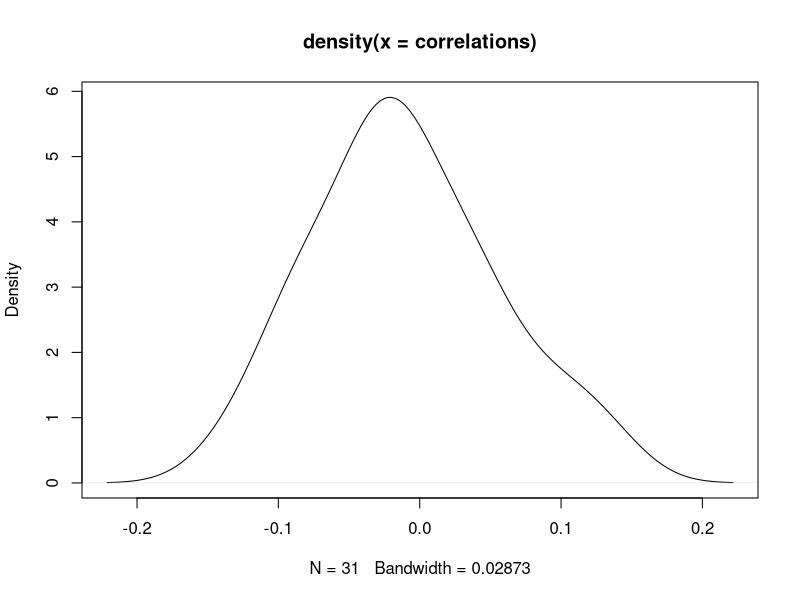

Here is the R script that generated this plot:
# Task 2. read data
cpu <- read.csv(file="cpu.csv", header=TRUE, sep=";")
mem <- read.csv(file="mem.csv", header=TRUE, sep=";")
energy <- read.csv(file="energy.csv", header=FALSE, sep=";") # why do we need this?
net <- read.csv(file="net.csv", header=TRUE, sep=";")

# Task 3. convert data frame to matrix
cpu = data.matrix(cpu) 
net = data.matrix(net) 
mem = data.matrix(mem)
# indexing: cpu[ index of sample (1:179), index of VM (1:36) ]

# Task 4. create covariance and correlation matrices from data (cpu, mem, net)
cov_cpu = cov(cpu)
cov_mem = cov(mem)
cov_net = cov(net)

cor_cpu = cor(cpu)
cor_mem = cor(mem)
cor_net = cor(net)

# Task 5. create standardized matrix for each normal matrix
# (self-written) function for generating a standardized matrix 
generate_stdm <- function(mat) {
    stdm = matrix(, nrow=179, ncol=36)
    # iterate over each VM
    for (j in 1:36) {
        # calculate standard deviation and mean for this VM
        m = mean(mat[1:179,j])
        std = sd(mat[1:179,j])

        # set the value at index i,j in the standardized matrix
        for (i in 1:179) {
            stdm[i,j] = (mat[i,j] - m)/std
        }
    }
    return(stdm)
}

# standardized matrix from built-in function
stdm_cpu = scale(cpu)
stdm_mem = scale(mem)
stdm_net = scale(net)

gstdm_cpu = generate_stdm(cpu)
gstdm_mem = generate_stdm(mem)
gstdm_net = generate_stdm(net)

# comparing "scale" and self-written function
print( gstdm_cpu[1,4] )
print( stdm_cpu[1,4] )
print( gstdm_mem[10,9] )
print( stdm_mem[10,9] )
print( gstdm_net[150,19] )
print( stdm_net[150,19] )
# ...they are equivalent

# Task 6. Generate a 3d-array from the three row matrices (vm vs samples vs resources)
ar <- array(rep(NaN, 36*179*3), c( 36, 179, 3 ))
for (i in 1:36) {
    for (j in 1:179) {
        ar[i,j,1] = cpu[j,i]
        ar[i,j,2] = mem[j,i]
        ar[i,j,3] = net[j,i]
    } 
}

# check if result is correct
print(ar[1,1,1])
print(cpu[1,1])
print(ar[1,5,2])
print(mem[5,1])

# Task 7. Plot the density functions of the CPU utilisation for the following virtual machines
# 7.a. The five virtual machines whose average CPU utilisation is the highest
means = apply(ar[1:36,1:179,1], 1, mean)
ids = order(means, decreasing=TRUE)
# Top 5. with highest average CPU utilisation @ ids[1], ids[2],...ids[5]
# plot(density(ar[ids[1],1:179, 1])) ...

# 7.b. The five virtual machines whose average CPU utilisation is the highest
variances = apply( ar[1:36,1:179,1], 1, var)
ids = order(variances, decreasing=TRUE)
# Top 5. with highest variance @ ids[1], ids[2],...ids[5]
# plot(density(ar[ids[1],1:179, 1])) ...


# Task 8. Is there a correlation between the utilisation of CPU and MEM?
correlations = c()
for (i in 1:36) {
  # avoid divison by 0 -> no NA's in calculation
  if (var(ar[i,1:179,2]) != 0 && var(ar[i,1:179,1]) != 0) {
    cor_ = cor(ar[i,1:179,1], ar[i,1:179,2])
    correlations <- c(correlations, cor_)
    print(cor_)
  }
}

# show results for Task 8.
plot(density(correlations))
print(mean(correlations))
print(var(correlations))
